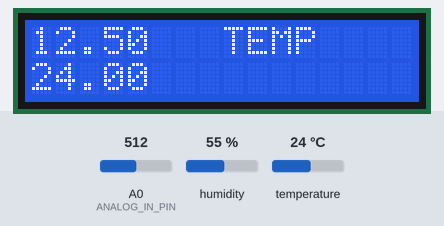
A sketch run on a simulated Arduino Uno, built with avr-gcc and run on an emulated ATmega328P. Parts: 16×2 character LCD. Inputs (shaded band) come from the test bench; at power-on: humidity 55 %, A0 (ANALOG_IN_PIN) = 512, temperature 24 °C.

Above: at 1.2 s.
1.3 s: humidity set to 22 %
At 11.6 s:
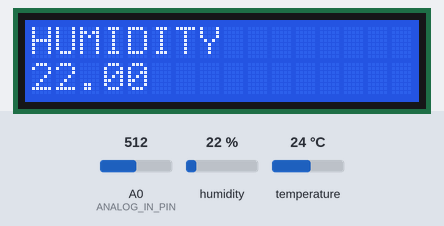
12.6 s: A0 (ANALOG_IN_PIN) set to 716
At 17.0 s:
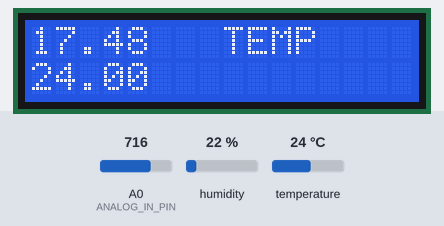
20.7 s: temperature set to 12 °C
At 25.3 s:
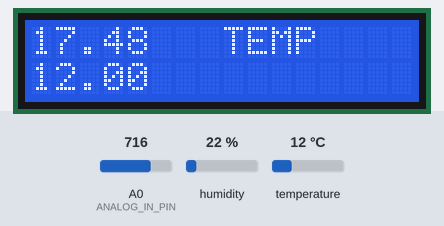
28.8 s: A0 (ANALOG_IN_PIN) set to 900
At 33.6 s:
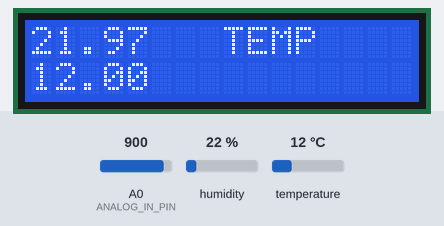
36.8 s: humidity set to 40 %
At 44.7 s:
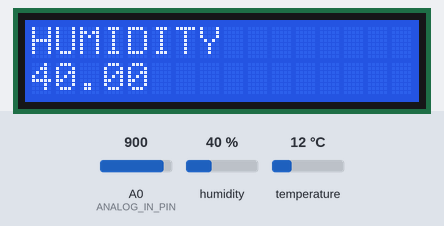
49.9 s: A0 (ANALOG_IN_PIN) set to 1023
At 57.2 s:
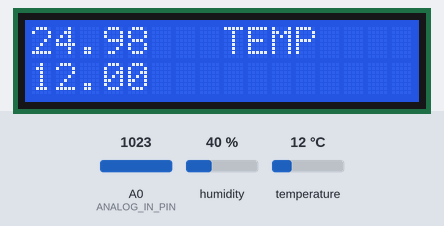
Timing chart, 0 to 58.7 s (numbered marks = the images above; inputs shaded):
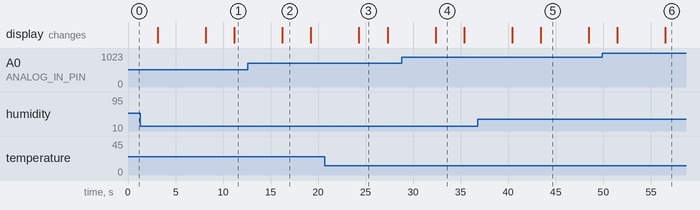

The sketch:

lcd_i2c_with_voltageANDdht_sensor.ino
```cpp
// Include DHT library
#include <DHT.h>
#include <Wire.h>
#include <LiquidCrystal_I2C.h>

// Initialize the LCD with I2C address 0x27, 16 columns, and 2 rows
LiquidCrystal_I2C lcd(0x27, 16, 2);

// Pin definitions
#define ANALOG_IN_PIN A0  // Voltage sensor pin
#define DHTPIN 2          // DHT11 data pin
#define DHTTYPE DHT11     // DHT11 sensor type

// Initialize DHT sensor
DHT dht(DHTPIN, DHTTYPE);

// Variables for voltage sensor
float adc_voltage = 0.0;
float in_voltage = 0.0;
float R1 = 30000.0;  // Resistor R1 value (in ohms)
float R2 = 7500.0;   // Resistor R2 value (in ohms)
float ref_voltage = 5.0; // Reference voltage
int adc_value = 0;

void setup() {
  // Initialize serial communication
  Serial.begin(9600);

  // Initialize DHT sensor
  dht.begin();
  lcd.init();           // Initialize the LCD
  lcd.backlight();      // Turn on the backlight
  lcd.clear();
}

void loop() {
  // Read voltage sensor
  adc_value = analogRead(ANALOG_IN_PIN);
  adc_voltage = (adc_value * ref_voltage) / 1024.0;
  in_voltage = adc_voltage * (R1 + R2) / R2;

  // Print voltage to Serial Monitor
  lcd.clear();
  lcd.print(in_voltage, 2);


  // Read DHT11 sensor
  float humidity = dht.readHumidity();
  float temperature = dht.readTemperature();

  // Check if readings are valid
  if (isnan(humidity) || isnan(temperature)) {
    Serial.println("Failed to read from DHT sensor!");
  } else {
    // Print DHT11 readings to Serial Monitor
  lcd.print("   TEMP");
  lcd.setCursor(0, 1);
  lcd.print(temperature);
  delay(3000);

  lcd.clear();
  lcd.print("HUMIDITY");
  lcd.setCursor(0, 1);
  lcd.print( humidity);
  delay(3000);
  }

  // Delay for readability
  delay(2000);
}


///////////

// #include <Wire.h>
// #include <LiquidCrystal_I2C.h>

// // Initialize the LCD with I2C address 0x27, 16 columns, and 2 rows
// LiquidCrystal_I2C lcd(0x27, 16, 2);

// void setup() {
//   lcd.init();           // Initialize the LCD
//   lcd.backlight();      // Turn on the backlight
//   lcd.clear();          // Clear the screen

//   // Display messages sequentially
//   lcd.print("   TEMP");
//   lcd.setCursor(0, 1);
//   lcd.print(temperature);
//   delay(3000);

//   lcd.clear();
//   lcd.print("HUMIDITY");
//   lcd.setCursor(0, 1);
//   lcd.print( humidity);
//   delay(3000);

//   lcd.clear();
//   lcd.print("BLAH BLAH");
//   lcd.setCursor(0, 1);
//   lcd.print("DHOOOOOM");
//   delay(3000);


// }

// void loop() {
//   lcd.clear();
//   lcd.print("WHAT IS");
//   lcd.setCursor(0, 1);
//   lcd.print("THIS?");
//   delay(3000);
// }
```

Measured:
- after the input at 1.3 s, the display: first differs from a run without the input after 9.9 s (image 1)
- after the input at 12.6 s, the display: changes after 3.6 s (image 2)
- after the input at 20.7 s, the display: changes after 3.6 s (image 3)
- after the input at 28.8 s, the display: changes after 3.5 s (image 4)
- after the input at 36.8 s, the display: first differs from a run without the input after 6.6 s (image 5)
- after the input at 49.9 s, the display: first differs from a run without the input after 6.6 s (image 6)
- what the display in image 2 shows lasts 3.0 s, from 16.2 s to 19.2 s
